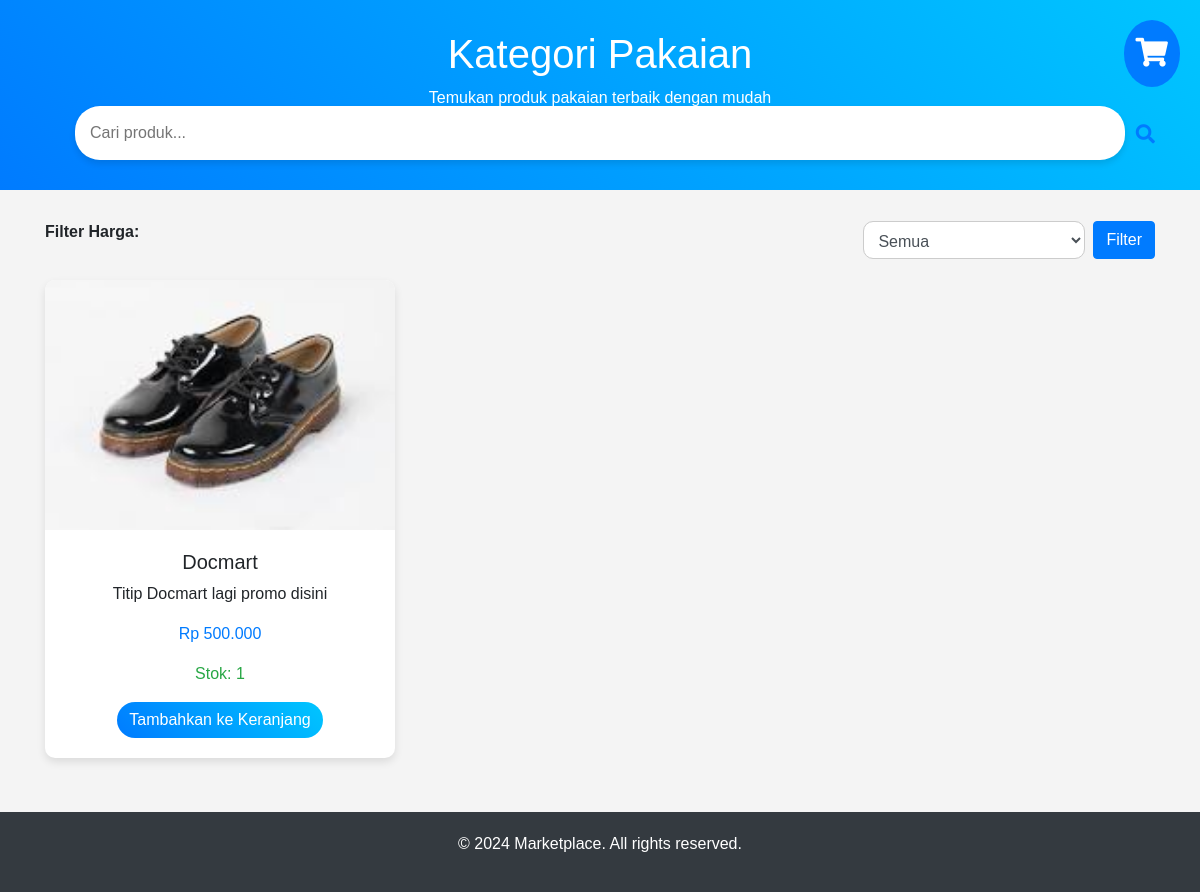
The app's page /sepatu.php with its own data.
### tables this page shows
CREATE TABLE `produk` (
  `id` int(11) NOT NULL,
  `product_name` varchar(255) NOT NULL,
  `category` varchar(100) NOT NULL,
  `price` int(255) NOT NULL,
  `description` text NOT NULL,
  `image` varchar(255) NOT NULL,
  `created_at` timestamp NOT NULL DEFAULT current_timestamp(),
  `quantity` int(11) NOT NULL DEFAULT 1
);

### sepatu.php (the view, shortened to what this page needs)
<?php
include('config.php');
?>
<!DOCTYPE html>
<html lang="en">
<head>
    <link rel="stylesheet" href="https://stackpath.bootstrapcdn.com/bootstrap/4.4.1/css/bootstrap.min.css">
    <link rel="stylesheet" href="https://cdnjs.cloudflare.com/ajax/libs/font-awesome/5.15.4/css/all.min.css">
</head>
<body>
    <div class="header">
        <h1>Kategori Pakaian</h1>
        <p>Temukan produk pakaian terbaik dengan mudah</p>
        <div class="search-bar container">
            <form method="get">
                <input type="text" name="search" placeholder="Cari produk..." value="<?php echo isset($_GET['search']) ? htmlspecialchars($_GET['search']) : ''; ?>">
                <button type="submit"><i class="fas fa-search"></i></button>
            </form>
        </div>
    </div>
    <div class="container products-container">
        <div class="filter-bar">
            <p><strong>Filter Harga:</strong></p>
            <form method="get" class="form-inline">
                <select name="price_range" class="form-control">
                    <option value="">Semua</option>
                </select>
                <button type="submit" class="btn btn-primary ml-2">Filter</button>
            </form>
        </div>
        <div class="row">
            <?php
            $sql = "SELECT product_name, price, description, image, quantity FROM produk WHERE category = 'sepatu'";
            $result = $conn->query($sql);
            if ($result && $result->num_rows > 0) {
                while ($row = $result->fetch_assoc()) {
                    echo "<div class='col-md-4 mb-4'>
                            <div class='card product-card'>
                                <img src='uploads/products/{$row['image']}' alt='{$row['product_name']}' />
                                <div class='card-body'>
                                    <h5>{$row['product_name']}</h5>
                                    <p>{$row['description']}</p>
                                    <p class='text-primary'>Rp " . number_format($row['price'], 0, ',', '.') . "</p>
                                    <p class='text-success'>Stok: {$row['quantity']}</p>
                                    <form method='post'>
                                        <input type='hidden' name='product_name' value='{$row['product_name']}'>
                                        <input type='hidden' name='price' value='{$row['price']}'>
                                        <button type='submit' name='add_to_cart' class='btn btn-primary'>Tambahkan ke Keranjang</button>
                                    </form>
                                </div>
                            </div>
                          </div>";
                }
            } else {
                echo "<p class='text-center w-100'>Tidak ada produk ditemukan.</p>";
            }
            ?>
        </div>
    </div>
    <a href="cart.php" class="cart-icon">
        <i class="fas fa-shopping-cart"></i>
    </a>
    <footer>
        <p>&copy; 2024 Marketplace. All rights reserved.</p>
    </footer>
</body>
</html>

### sepatu.php (style rules this page uses)
body { font-family: 'Arial', sans-serif; background-color: #f4f4f4; }
.header { background: linear-gradient(45deg, #007bff, #00c6ff); color: white; text-align: center; padding: 30px 0; position: relative; }
.header h1 { font-size: 2.5rem; }
.search-bar { margin-top: -20px; position: relative; }
.search-bar input { padding: 15px; border-radius: 25px; border: none; width: calc(100% - 60px); box-shadow: 0 4px 6px rgba(0, 0, 0, 0.1); }
.search-bar button { position: absolute; top: 0; right: 0; border: none; background: none; color: #007bff; font-size: 1.2rem; padding: 15px; cursor: pointer; }
.products-container { margin-top: 30px; }
.filter-bar { display: flex; justify-content: space-between; align-items: center; margin-bottom: 20px; }
.filter-bar select { padding: 10px; border-radius: 10px; border: 1px solid #ccc; }
.product-card { border: none; border-radius: 10px; box-shadow: 0 4px 8px rgba(0, 0, 0, 0.1); transition: transform 0.3s ease, box-shadow 0.3s ease; overflow: hidden; }
.product-card img { height: 250px; object-fit: cover; }
.product-card .card-body { text-align: center; }
.product-card .btn { background: linear-gradient(45deg, #007bff, #00c6ff); color: white; border: none; border-radius: 20px; }
footer { background: #343a40; color: white; text-align: center; padding: 20px 0; margin-top: 30px; }
.cart-icon { position: fixed; top: 20px; right: 20px; font-size: 1.8rem; background-color: #007bff; color: white; padding: 12px; border-radius: 50%; cursor: pointer; }

### records on screen
produk: image (picture), product_name "Docmart", description "Titip Docmart lagi promo disini", price "500.000", quantity "1"
